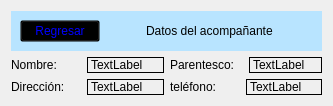
     <widget class="QWidget" name="compa">
      <property name="styleSheet">
       <string notr="true">#nomCompa, #dirCompa, #telCompa, #parentesco{
border: 1px solid black;
}</string>
      </property>
      <layout class="QVBoxLayout" name="verticalLayout_7">
       <item>
        <widget class="QFrame" name="frameCompa">
         <property name="minimumSize">
          <size>
           <width>0</width>
           <height>0</height>
          </size>
         </property>
         <property name="maximumSize">
          <size>
           <width>16777215</width>
           <height>40</height>
          </size>
         </property>
         <property name="styleSheet">
          <string notr="true">background-color: rgb(184, 228, 255);</string>
         </property>
         <layout class="QHBoxLayout" name="horizontalLayout_12">
          <item>
           <widget class="QPushButton" name="regresarDetalles">
            <property name="maximumSize">
             <size>
              <width>80</width>
              <height>16777215</height>
             </size>
            </property>
            <property name="styleSheet">
             <string notr="true">background:transparent;
color:blue;</string>
            </property>
            <property name="text">
             <string>Regresar</string>
            </property>
            <property name="icon">
             <iconset resource="imgs/imgs.qrc">
              <normaloff>:/imgs/backArrow.png</normaloff>:/imgs/backArrow.png</iconset>
            </property>
           </widget>
          </item>
          <item>
           <spacer name="horizontalSpacer_6">
            <property name="orientation">
             <enum>Qt::Horizontal</enum>
            </property>
            <property name="sizeHint" stdset="0">
             <size>
              <width>40</width>
              <height>20</height>
             </size>
            </property>
           </spacer>
          </item>
          <item>
           <widget class="QLabel" name="label_16">
            <property name="text">
             <string>Datos del acompañante</string>
            </property>
           </widget>
          </item>
          <item>
           <spacer name="horizontalSpacer_5">
            <property name="orientation">
             <enum>Qt::Horizontal</enum>
            </property>
            <property name="sizeHint" stdset="0">
             <size>
              <width>40</width>
              <height>20</height>
             </size>
            </property>
           </spacer>
          </item>
         </layout>
        </widget>
       </item>
       <item>
        <layout class="QHBoxLayout" name="horizontalLayout_20">
         <item>
          <layout class="QHBoxLayout" name="horizontalLayout_19">
           <item>
            <widget class="QLabel" name="label_12">
             <property name="maximumSize">
              <size>
               <width>70</width>
               <height>16777215</height>
              </size>
             </property>
             <property name="text">
              <string>Nombre:</string>
             </property>
            </widget>
           </item>
           <item>
            <widget class="QLabel" name="nomCompa">
             <property name="text">
              <string>TextLabel</string>
             </property>
            </widget>
           </item>
          </layout>
         </item>
         <item>
          <layout class="QHBoxLayout" name="horizontalLayout_18">
           <item>
            <widget class="QLabel" name="label_15">
             <property name="minimumSize">
              <size>
               <width>0</width>
               <height>0</height>
              </size>
             </property>
             <property name="maximumSize">
              <size>
               <width>90</width>
               <height>16777215</height>
              </size>
             </property>
             <property name="text">
              <string>Parentesco:</string>
             </property>
            </widget>
           </item>
           <item>
            <widget class="QLabel" name="parentesco">
             <property name="text">
              <string>TextLabel</string>
             </property>
            </widget>
           </item>
          </layout>
         </item>
        </layout>
       </item>
       <item>
        <layout class="QHBoxLayout" name="horizontalLayout_15">
         <item>
          <layout class="QHBoxLayout" name="horizontalLayout_14">
           <item>
            <widget class="QLabel" name="label_14">
             <property name="maximumSize">
              <size>
               <width>70</width>
               <height>16777215</height>
              </size>
             </property>
             <property name="text">
              <string>Dirección:</string>
             </property>
            </widget>
           </item>
           <item>
            <widget class="QLabel" name="dirCompa">
             <property name="text">
              <string>TextLabel</string>
             </property>
            </widget>
           </item>
          </layout>
         </item>
         <item>
          <layout class="QHBoxLayout" name="horizontalLayout_13">
           <item>
            <widget class="QLabel" name="label_13">
             <property name="maximumSize">
              <size>
               <width>70</width>
               <height>16777215</height>
              </size>
             </property>
             <property name="styleSheet">
              <string notr="true"/>
             </property>
             <property name="text">
              <string>teléfono:</string>
             </property>
            </widget>
           </item>
           <item>
            <widget class="QLabel" name="telCompa">
             <property name="text">
              <string>TextLabel</string>
             </property>
            </widget>
           </item>
          </layout>
         </item>
        </layout>
       </item>
      </layout>
     </widget>
